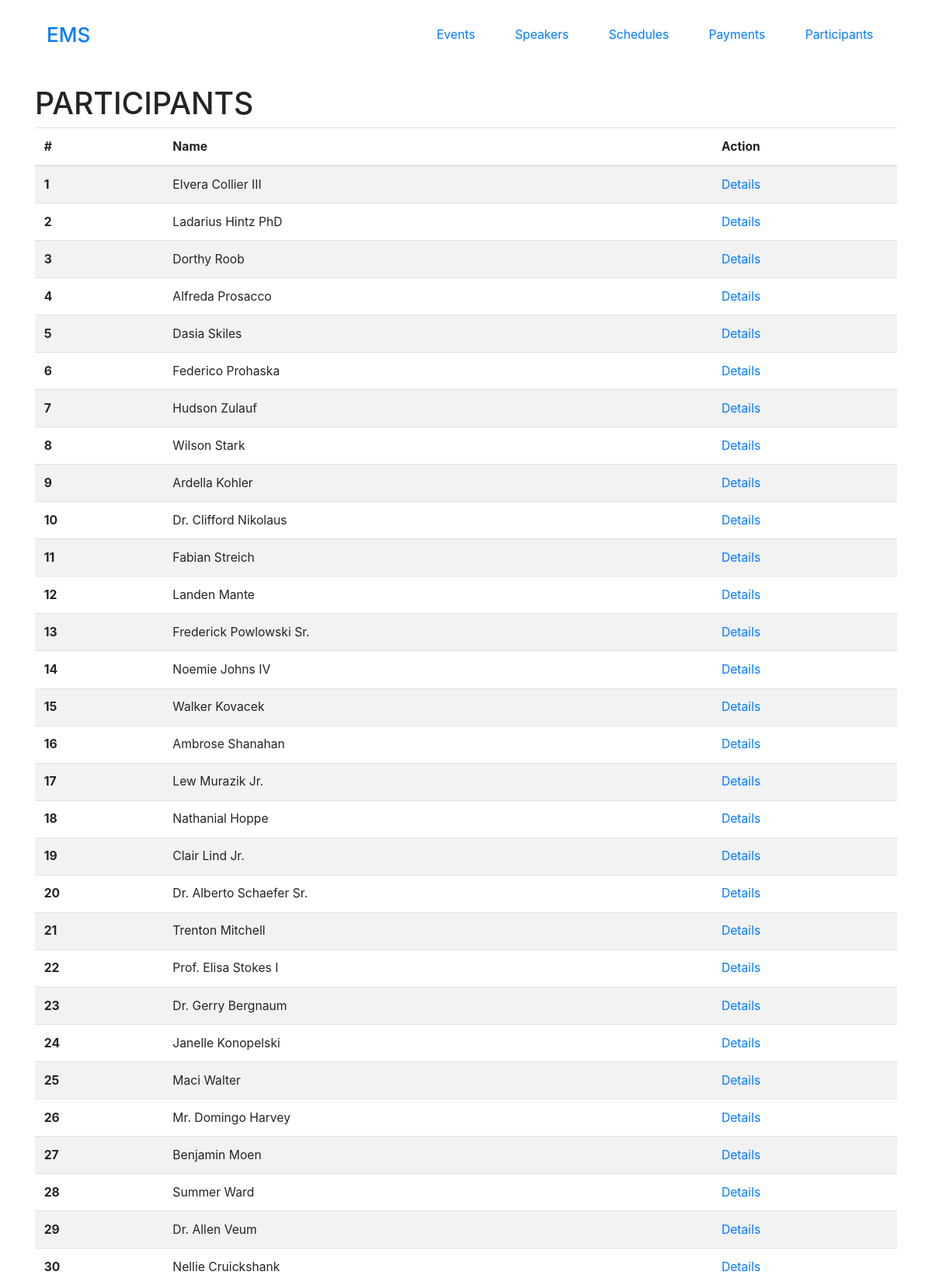
Screenshot of /participants/all-participants/ (upper part) with the database file from the repository.
### participant/models.py (models this page shows, shortened)
class Participant(models.Model):
    name = models.CharField(max_length=100)
    email = models.EmailField()
    phone_number = models.CharField(max_length=20)
    events = models.ManyToManyField(Event)
    class Meta:
        verbose_name = 'Participant'
        verbose_name_plural = 'Participants'

### participant/views.py (the view)
# urls.py: path('all-participants/', views.all_participants_views),
def all_participants_views(request):
    participants = Participant.objects.all()
    return render(request, 'participant/participants.html', {'participants': participants})

### templates/participant/participants.html
{% extends 'base.html' %}
{%block content %}
<h1>PARTICIPANTS</h1>
<table class="table table-striped">
  <thead>
    <tr>
      <th scope="col">#</th>
      <th scope="col">Name</th>
      <th scope ="col">Action</th>
    </tr>
  </thead>
  <tbody>
    {% for i in participants %}
    <tr>
      <th scope="row">{{i.id}}</th>
      <td style="max-width: 300px">{{i.name}}</td>
      <td> <a
        href="/participants/{{i.email}}"
        class="link-primary link-offset-2 link-underline-opacity-25 link-underline-opacity-100-hover"
        >Details</a></td>
    </tr>
    {% endfor %}
  </tbody>
</table>
{% endblock content %}

### static/css/styles.css (style rules this page uses)
* { margin: 0; padding: 0; box-sizing: border-box; }
html { font-size: 98%; }

### rows the page displays
Participant: id "1", name "Elvera Collier III"
Participant: id "2", name "Ladarius Hintz PhD"
Participant: id "3", name "Dorthy Roob"
Participant: id "4", name "Alfreda Prosacco"
Participant: id "5", name "Dasia Skiles"
Participant: id "6", name "Federico Prohaska"
Participant: id "7", name "Hudson Zulauf"
Participant: id "8", name "Wilson Stark"
Participant: id "9", name "Ardella Kohler"
Participant: id "10", name "Dr. Clifford Nikolaus"
Participant: id "11", name "Fabian Streich"
Participant: id "12", name "Landen Mante"
Participant: id "13", name "Frederick Powlowski Sr."
Participant: id "14", name "Noemie Johns IV"
Participant: id "15", name "Walker Kovacek"
Participant: id "16", name "Ambrose Shanahan"
Participant: id "17", name "Lew Murazik Jr."
Participant: id "18", name "Nathanial Hoppe"
Participant: id "19", name "Clair Lind Jr."
Participant: id "20", name "Dr. Alberto Schaefer Sr."
Participant: id "21", name "Trenton Mitchell"
Participant: id "22", name "Prof. Elisa Stokes I"
Participant: id "23", name "Dr. Gerry Bergnaum"
Participant: id "24", name "Janelle Konopelski"
Participant: id "25", name "Maci Walter"
Participant: id "26", name "Mr. Domingo Harvey"
Participant: id "27", name "Benjamin Moen"
Participant: id "28", name "Summer Ward"
Participant: id "29", name "Dr. Allen Veum"
Participant: id "30", name "Nellie Cruickshank"
